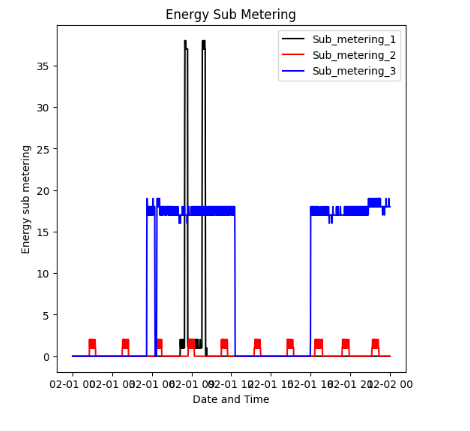

The script that drew this image:
# -*- coding: utf-8 -*-
"""Plot3.ipynb

Automatically generated by Colaboratory.

Original file is located at
    https://colab.research.google.com/drive/15X0S7bk6ThpS-C8M6KQiWYhM5cGkiBKs
"""

import pandas as pd
import matplotlib.pyplot as plt
from datetime import datetime

data = pd.read_csv("/content/household_power_consumption.txt",
                   sep=";",
                   na_values=["?"],
                   parse_dates={'DateTime': ['Date', 'Time']},
                   keep_date_col=True,
                   dayfirst=True)
data = data[(data['DateTime'] >= '2007-02-01') & (data['DateTime'] <= '2007-02-02')]

data['datetime'] = pd.to_datetime(data['DateTime'], format='%d/%m/%Y %H:%M:%S')

plt.figure(figsize=(6, 6))
plt.plot(data['datetime'], data['Sub_metering_1'], label='Sub_metering_1', color='black')
plt.plot(data['datetime'], data['Sub_metering_2'], label='Sub_metering_2', color='red')
plt.plot(data['datetime'], data['Sub_metering_3'], label='Sub_metering_3', color='blue')

plt.xlabel('Date and Time')
plt.ylabel('Energy sub metering')
plt.title('Energy Sub Metering')

plt.legend(loc='upper right')
